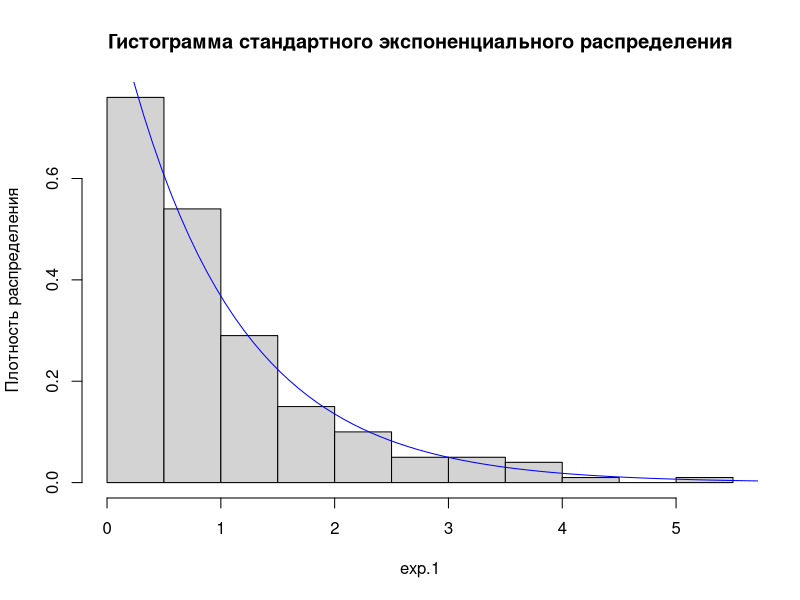
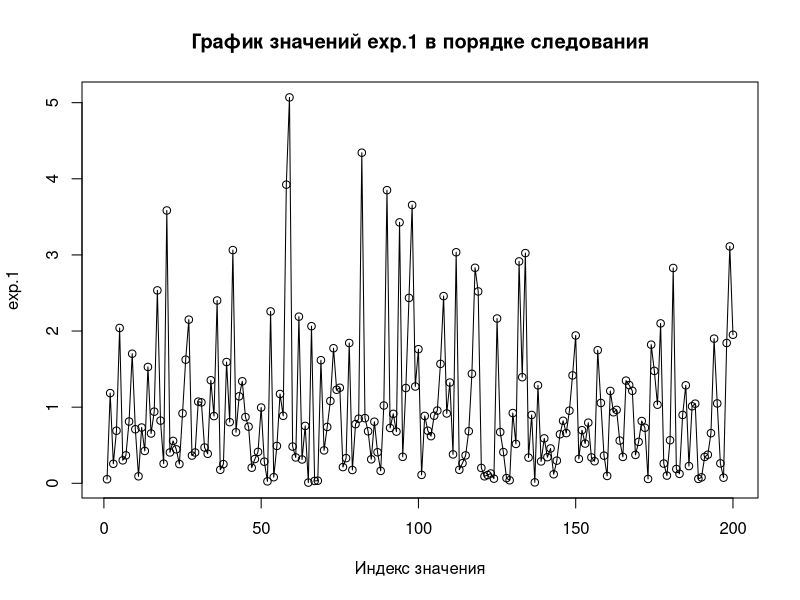
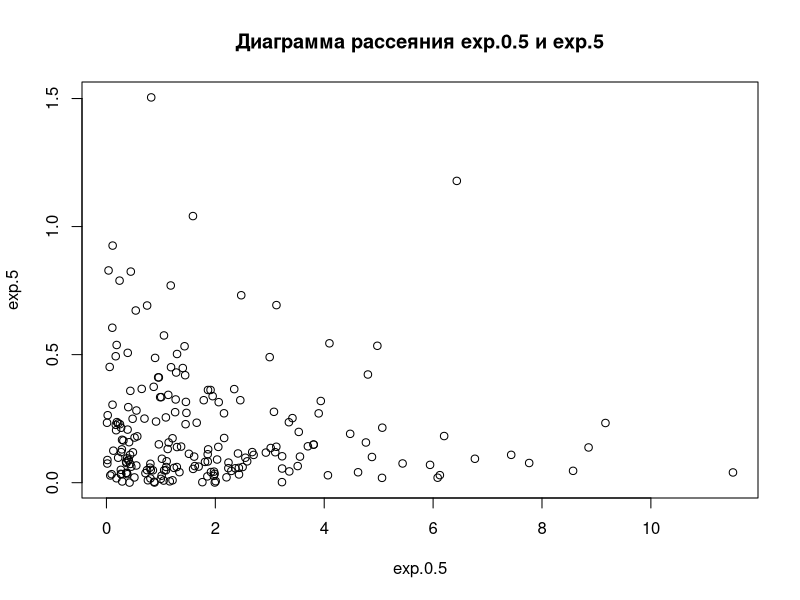
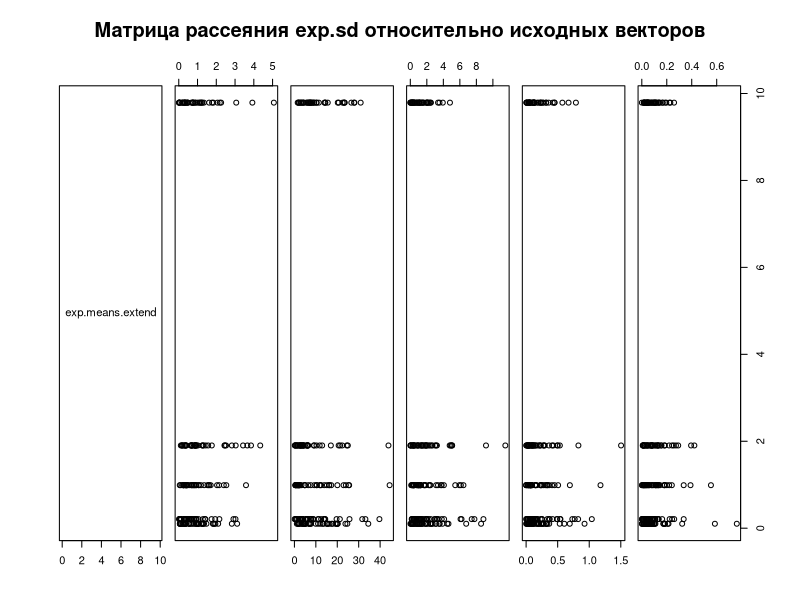
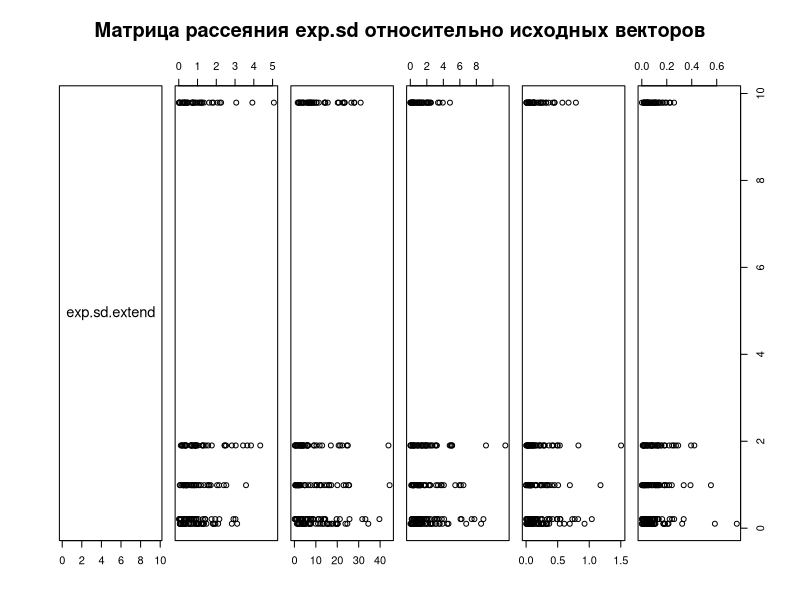
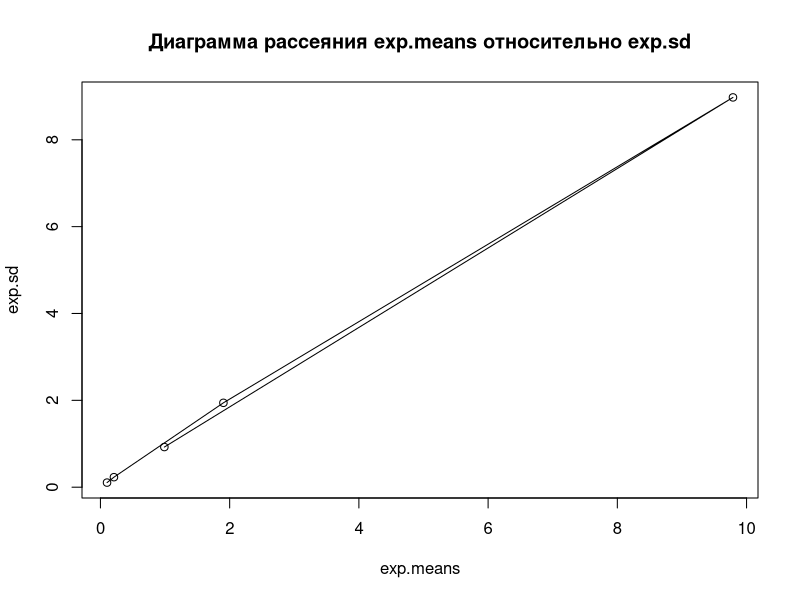
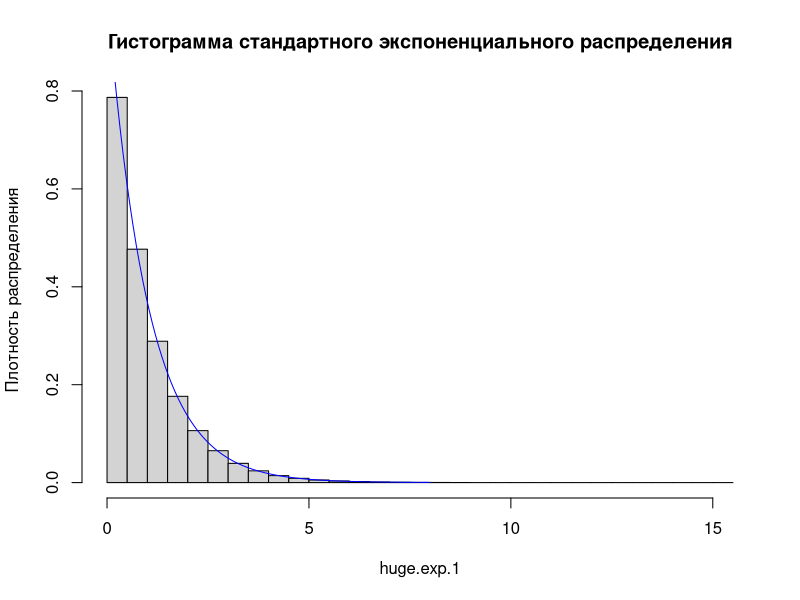
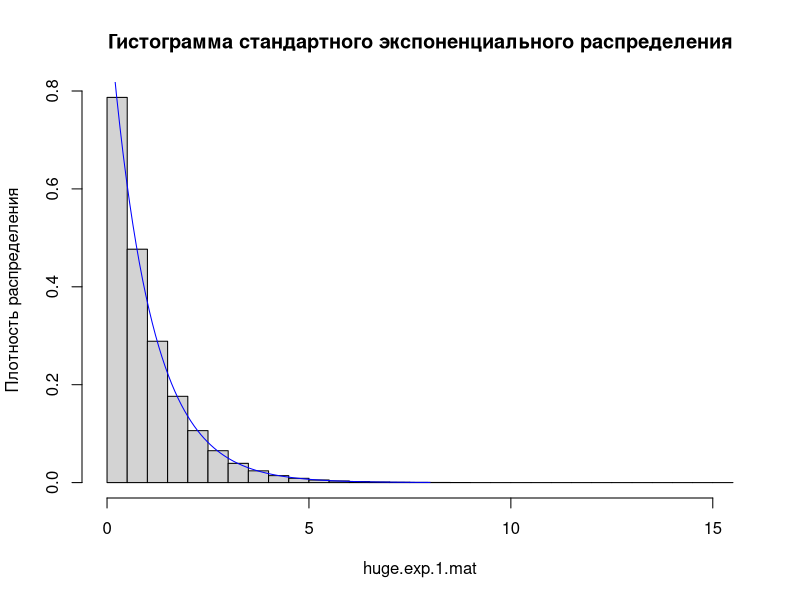

These figures' R source, in order:
## ---- chunk 1
exp.1 <- rexp(200)
mean.1 <- mean(exp.1)
sd.1 <- sd(exp.1)
## ---- chunk 2
exp.0.1 <- rexp(200,0.1)
mean.0.1 <- mean(exp.0.1)
sd.0.1 <- sd(exp.0.1)

exp.0.5 <- rexp(200,0.5)
mean.0.5 <- mean(exp.0.5)
sd.0.5 <- sd(exp.0.5)

exp.5 <- rexp(200,5)
mean.5 <- mean(exp.5)
sd.5 <- sd(exp.5)

exp.10 <- rexp(200,10)
mean.10 <- mean(exp.10)
sd.10 <- sd(exp.10)
## ---- chunk 3
hist(exp.1, prob = TRUE, main = "Гистограмма стандартного экспоненциального распределения", ylab="Плотность распределения")
curve(dexp(x), from = 0, to = 8, add = TRUE, col = "blue")
## ---- chunk 4
plot(exp.1, xlab="Индекс значения", main="График значений exp.1 в порядке следования")
lines(exp.1)
## ---- chunk 5
plot(exp.0.5,exp.5,main="Диаграмма рассеяния exp.0.5 и exp.5")
## ---- chunk 6
exp.means <- c(mean.1,mean.0.1,mean.0.5,mean.5,mean.10)
## ---- chunk 7
#Для уравнения размерностей векторов создадим новый вектор, в котором каждый элемент exp.means повторяется 40 раз (всего - 200 элементов)
exp.means.extend <- rep(exp.means,each=40);
pairs(~exp.means.extend+exp.1+exp.0.1+exp.0.5+exp.5+exp.10,main="Матрица рассеяния exp.sd относительно исходных векторов",horInd=1)
## ---- chunk 8
exp.sd <- c(sd.1,sd.0.1,sd.0.5,sd.5,sd.10)
#Для уравнения размерностей векторов создадим новый вектор, в котором каждый элемент exp.sd повторяется 40 раз (всего - 200 элементов)
exp.sd.extend <- rep(exp.means,each=40);
pairs(~exp.sd.extend+exp.1+exp.0.1+exp.0.5+exp.5+exp.10,main="Матрица рассеяния exp.sd относительно исходных векторов",horInd=1)
## ---- chunk 9
plot(exp.means,exp.sd,main="Диаграмма рассеяния exp.means относительно exp.sd")
lines(exp.means,exp.sd)
## ---- chunk 10
huge.exp.1 <- rexp(1100000)
mean.huge.1 <- mean(huge.exp.1)
sd.huge.1 <- sd(huge.exp.1)
## ---- chunk 11
hist(huge.exp.1, prob = TRUE, main = "Гистограмма стандартного экспоненциального распределения", ylab="Плотность распределения")
curve(dexp(x), from = 0, to = 8, add = TRUE, col = "blue")
## ---- chunk 12
mean.great.1 <- mean(huge.exp.1>1)

#Проверка
check.great.1 <- huge.exp.1>1
mean.check <- mean(check.great.1)
mean.great.1==mean.check
## ---- chunk 13
huge.exp.1.mat<-matrix(huge.exp.1,nrow=1100,ncol=1000)
hist(huge.exp.1.mat, prob = TRUE, main = "Гистограмма стандартного экспоненциального распределения", ylab="Плотность распределения")
curve(dexp(x), from = 0, to = 8, add = TRUE, col = "blue")
## ---- chunk 14
mean.huge.mat.1.137 <- colMeans(huge.exp.1.mat)[137]
## ---- chunk 15
colMeans.huge.mat.1 <- colMeans(huge.exp.1.mat)

#Столбчатая диаграмма
barplot(colMeans.huge.mat.1)

#Гистограмма
hist(colMeans.huge.mat.1, prob = TRUE, main = "Гистограмма средних значений колонок", ylab="Плотность распределения")

#Проверка для гистограммы: отображение нормального распределения
mean.norm <- mean(colMeans.huge.mat.1)
sd.norm <- sd(colMeans.huge.mat.1)
curve(dnorm(x,mean=mean.norm,sd=sd.norm), from = 0.8, to = 1.20, col = "blue",add=TRUE)
## ---- chunk 16
huge.exp.1.square <- huge.exp.1^2
mean.huge.square.1 <- mean(huge.exp.1.square)
sd.huge.square.1 <- sd(huge.exp.1.square)

#Сравнение результатов с huge.exp.1
mean.ratio <- mean.huge.square.1/mean.huge.1
sd.ratio <- sd.huge.square.1/sd.huge.1
